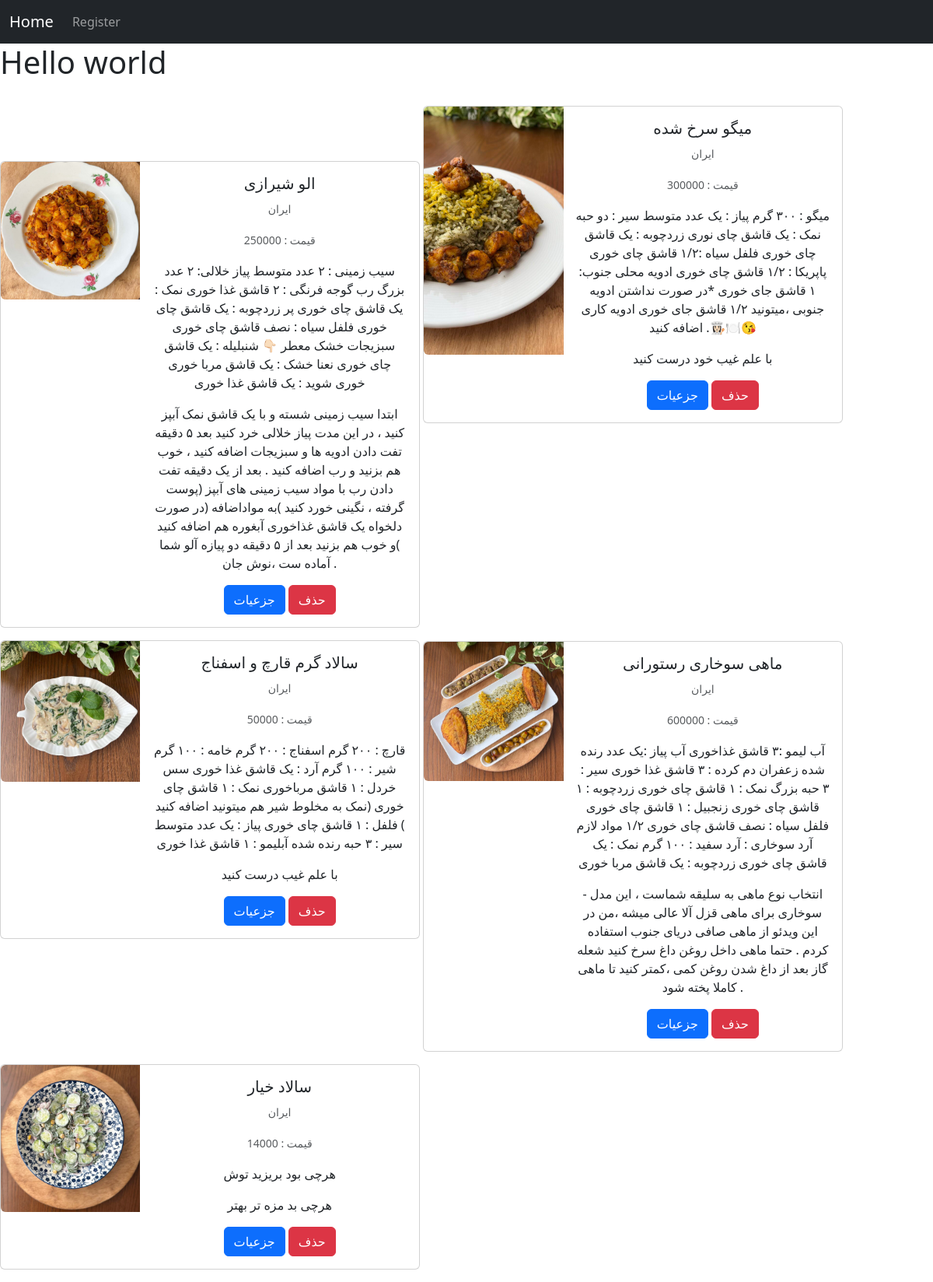
The page / on the database its author committed.
### app.py (models this page shows)
class Recipe(db.Model):
    id = db.Column(db.Integer, primary_key=True , unique=True)
    name = db.Column(db.String(80), nullable=False)
    country =db.Column(db.String(80), nullable=False)
    ingredients = db.Column(db.String(1000), nullable=False)
    instructions = db.Column(db.String(5000), nullable=False)
    cost = db.Column(db.Integer, nullable=False)
    img_url = db.Column(db.String(50), nullable=False , unique=True)
    add_date = db.Column(db.Date, nullable=False, default=datetime.now)

### app.py (the view)
@app.route('/' , methods=['GET', 'POST'])
def index():
    template_name = 'index.html'
    recipes = Recipe.query.all()
    return render_template(template_name , recipes = recipes)

### templates/index.html (shortened to what this page needs)
{% extends 'base.html'  %}
{% block content %}
    <h1>Hello world</h1>
    <br>
    {% for recipe in recipes %}
        <div  class="card mb-3" style="max-width: 540px; text-align: center; display: inline-block">
            <div class="row g-0">
                <div class="col-md-4">
                    <img src="/{{recipe.img_url}}" class="img-fluid rounded-start" alt="img">
                </div>
                <div class="col-md-8">
                    <div class="card-body">
                        <h5 class="card-title">{{recipe.name}}</h5>
                        <p class="card-text"><small class="text-body-secondary">{{recipe.country}}</small></p>
                        <p class="card-text"><small class="text-body-secondary">قیمت : {{recipe.cost}}</small></p>
                        <p class="card-text">{{recipe.ingredients}}</p>
                        <p class="card-text">{{recipe.instructions}}</p>
                        <a href="#" class="btn btn-primary">جزعیات</a>
                        <a href="#" class="btn btn-danger">حذف</a>
                    </div>
                </div>
            </div>
        </div>
    {% endfor %}
{% endblock content %}

### templates/base.html (shortened to what this page needs)
<!DOCTYPE html>
<html lang="en">
<head>
    <link href="https://cdn.jsdelivr.net/npm/bootstrap@5.3.3/dist/css/bootstrap.min.css" rel="stylesheet">
</head>
<body>
{% include 'inc/nav.html' %}
{% block content %}
{% endblock content %}
</body>
</html>

### templates/inc/nav.html (shortened to what this page needs)
<nav class="navbar navbar-expand-lg  navbar-dark bg-dark">
  <div class="container-fluid">
    <a class="navbar-brand" href='{{url_for("index")}}'>Home</a>
    <div class="collapse navbar-collapse" id="navbarNavAltMarkup">
      <div class="navbar-nav">
        <a class="nav-link" href='{{url_for("register")}}'>Register</a>
      </div>
    </div>
  </div>
</nav>

### rows shown on the page
Recipe: shows a picture, name "الو شیرازی", country "ایران", cost "250000", ingredients "سیب زمینی : ۲ عدد متوسط پیاز خلالی: ۲ عدد بزرگ رب گوجه فرنگی : ۲ قاشق غذا خوری نمک : یک قاشق چای خوری پر زردچوبه : یک قاشق چای خوری فلفل سیاه : نصف قاشق چای خوری سبزیجات خشک معطر 👇🏻 شنبلیله : یک قاشق چای خوری نعنا خشک : یک قاشق مربا خوری خوری شوید : یک قاشق غذا خوری", instructions "ابتدا سیب زمینی شسته و با یک قاشق نمک آبپز کنید ، در این مدت پیاز خلالی خرد کنید بعد ۵ دقیقه تفت دادن ادویه ها و سبزیجات اضافه کنید ، خوب هم بزنید و رب اضافه کنید . بعد از یک دقیقه تفت دادن رب با مواد سیب زمینی های آبپز (پوست گرفته ، نگینی خورد کنید )به مواداضافه (در صورت دلخواه یک قاشق غذاخوری آبغوره هم اضافه کنید )و خوب هم بزنید بعد از ۵ دقیقه دو پیازه آلو شما آماده ست ،نوش جان ."
Recipe: shows a picture, name "میگو سرخ شده", country "ایران", cost "300000", ingredients "میگو : ۳۰۰ گرم پیاز : یک عدد متوسط سیر : دو حبه نمک : یک قاشق چای نوری زردچوبه : یک قاشق چای خوری فلفل سیاه :۱/۲ قاشق چای خوری پاپریکا : ۱/۲ قاشق چای خوری ادویه محلی جنوب: ۱ قاشق جای خوری *در صورت نداشتن ادویه جنوبی ،میتونید ۱/۲ قاشق جای خوری ادویه کاری اضافه کنید .👩🏻‍🍳🍽️😘", instructions "با علم غیب خود درست کنید"
Recipe: shows a picture, name "سالاد گرم قارچ و اسفناج", country "ایران", cost "50000", ingredients "قارچ : ۲۰۰ گرم اسفناج : ۲۰۰ گرم خامه : ۱۰۰ گرم شیر : ۱۰۰ گرم آرد : یک قاشق غذا خوری سس خردل : ۱ قاشق مرباخوری نمک : ۱ قاشق چای خوری (نمک به مخلوط شیر هم میتونید اضافه کنید ) فلفل : ۱ قاشق چای خوری پیاز : یک عدد متوسط سیر : ۳ حبه رنده شده آبلیمو : ۱ قاشق غذا خوری", instructions "با علم غیب درست کنید"
Recipe: shows a picture, name "ماهی سوخاری رستورانی", country "ایران", cost "600000", ingredients "آب لیمو :۳ قاشق غذاخوری آب پیاز :یک عدد رنده شده زعفران دم کرده : ۳ قاشق غذا خوری سیر : ۳ حبه بزرگ نمک : ۱ قاشق چای خوری زردچوبه : ۱ قاشق چای خوری زنجبیل : ۱ قاشق چای خوری فلفل سیاه : نصف قاشق چای خوری ۱/۲ مواد لازم آرد سوخاری : آرد سفید : ۱۰۰ گرم نمک : یک قاشق چای خوری زردچوبه : یک قاشق مربا خوری", instructions "- انتخاب نوع ماهی به سلیقه شماست ، این مدل سوخاری برای ماهی قزل آلا عالی میشه ،من در این ویدئو از ماهی صافی دریای جنوب استفاده کردم . حتما ماهی داخل روغن داغ سرخ کنید شعله گاز بعد از داغ شدن روغن کمی ،کمتر کنید تا ماهی کاملا پخته شود ."
Recipe: shows a picture, name "سالاد خیار", country "ایران", cost "14000", ingredients "هرچی بود بریزید توش", instructions "هرچی بد مزه تر بهتر"
